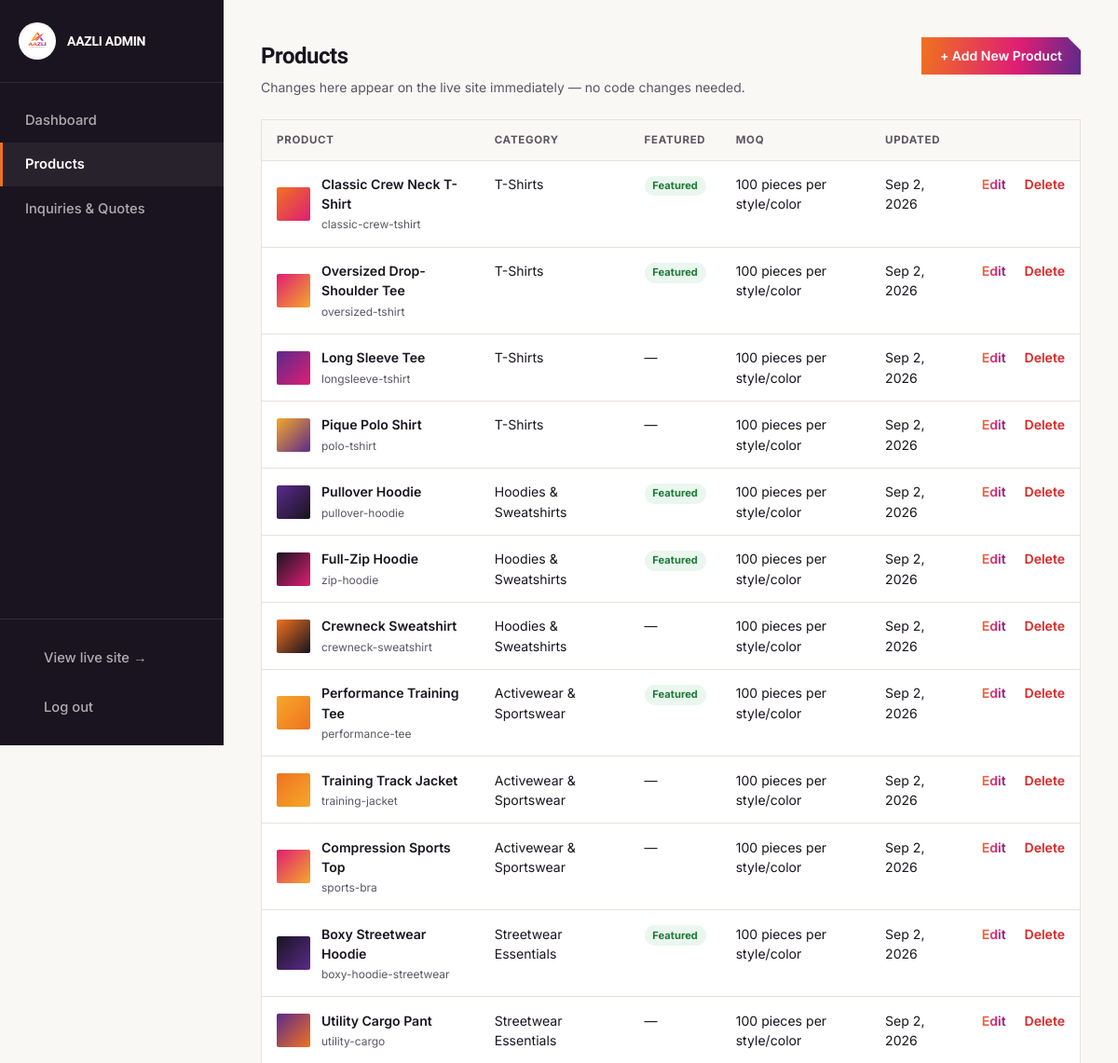
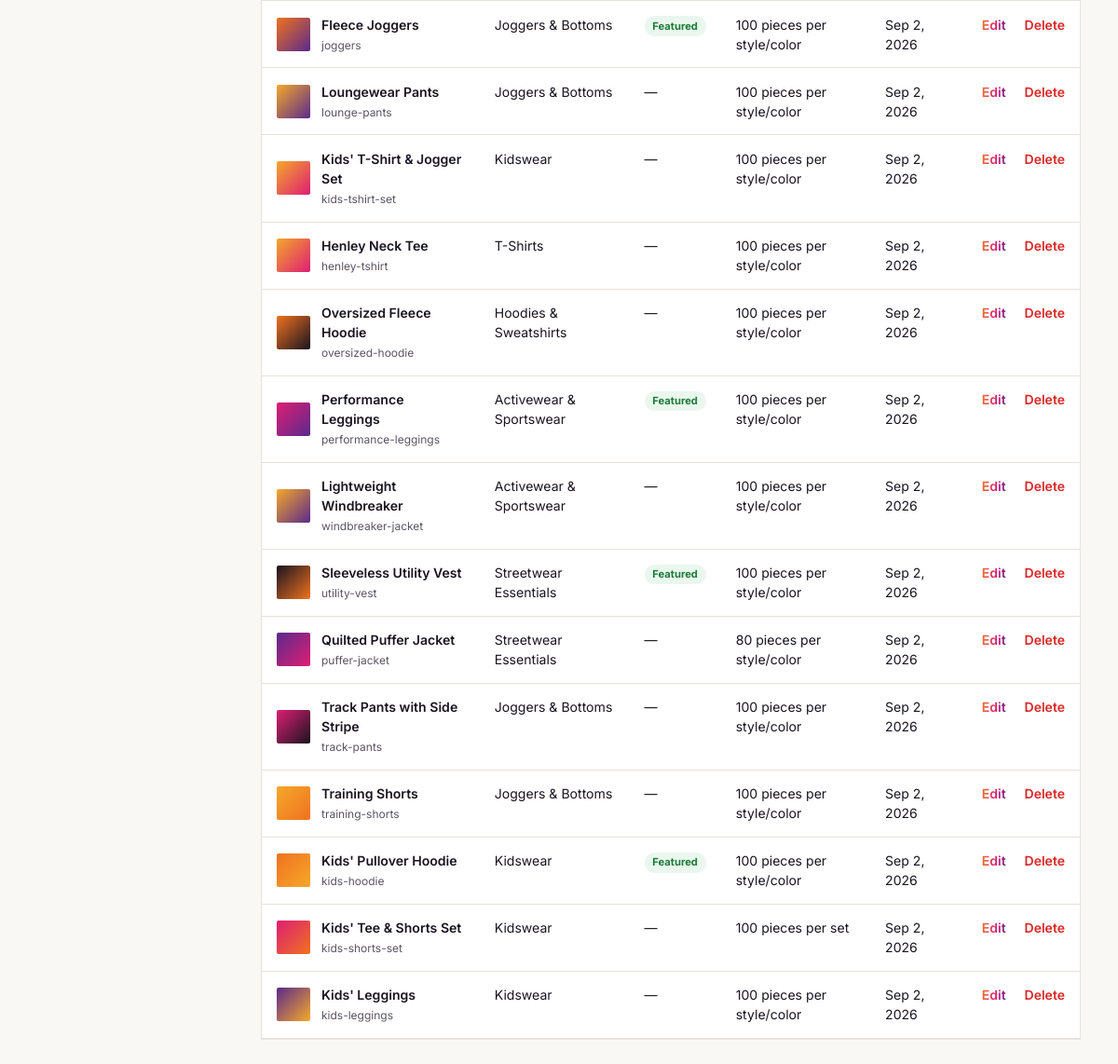
Screenshot of /admin/products.php (signed in) with the database file from the repository (2 pictures, top to bottom).
### tables this page shows
CREATE TABLE IF NOT EXISTS products (
  id INT AUTO_INCREMENT PRIMARY KEY,
  slug VARCHAR(120) UNIQUE NOT NULL,
  name VARCHAR(150) NOT NULL,
  category VARCHAR(100) NOT NULL,
  category_slug VARCHAR(50) NOT NULL,
  featured TINYINT(1) NOT NULL DEFAULT 0,
  swatch_from VARCHAR(20) NOT NULL DEFAULT '#F0721F',
  swatch_to VARCHAR(20) NOT NULL DEFAULT '#DE1E74',
  short_desc VARCHAR(300),
  description TEXT,
  material VARCHAR(200),
  sizes VARCHAR(100),
  moq VARCHAR(100),
  lead_time VARCHAR(100),
  features TEXT,           
  customization TEXT,      
  created_at TIMESTAMP DEFAULT CURRENT_TIMESTAMP,
  updated_at TIMESTAMP DEFAULT CURRENT_TIMESTAMP ON UPDATE CURRENT_TIMESTAMP
);

### admin/products.php (the view, shortened to what this page needs)
<?php
require __DIR__ . '/auth.php';
$products = $pdo->query("SELECT * FROM products ORDER BY created_at DESC")->fetchAll(PDO::FETCH_ASSOC);
$activeNav = 'products';
include __DIR__ . '/_layout_top.php';
?>
<div class="flex items-center justify-between mb-1">
  <h1 class="font-display text-2xl font-bold">Products</h1>
  <a href="product-edit.php" class="btn-grad !py-2.5 !px-5 !text-sm">+ Add New Product</a>
</div>
<p class="text-sm text-[var(--slate)] mb-6">Changes here appear on the live site immediately — no code changes needed.</p>
<div class="overflow-x-auto border border-[var(--line)]">
  <table class="admin-table">
    <thead><tr><th>Product</th><th>Category</th><th>Featured</th><th>MOQ</th><th>Updated</th><th></th></tr></thead>
    <tbody>
      <?php foreach ($products as $p): ?>
        <tr>
          <td>
            <div class="flex items-center gap-3">
              <span class="w-9 h-9 shrink-0 rounded-sm" style="background:linear-gradient(135deg,<?= htmlspecialchars($p['swatch_from']) ?>,<?= htmlspecialchars($p['swatch_to']) ?>)"></span>
              <div><span class="font-semibold"><?= htmlspecialchars($p['name']) ?></span><br><span class="text-xs text-[var(--slate)]"><?= htmlspecialchars($p['slug']) ?></span></div>
            </div>
          </td>
          <td><?= htmlspecialchars($p['category']) ?></td>
          <td><?= $p['featured'] ? '<span class="badge badge-reviewed">Featured</span>' : '—' ?></td>
          <td><?= htmlspecialchars($p['moq']) ?></td>
          <td><?= htmlspecialchars(date('M j, Y', strtotime($p['updated_at']))) ?></td>
          <td class="whitespace-nowrap">
            <a href="product-edit.php?id=<?= $p['id'] ?>" class="text-sm font-semibold grad-text mr-4">Edit</a>
            <a href="products.php?delete=<?= $p['id'] ?>" onclick="return confirm('Delete this product? This cannot be undone.')" class="text-sm font-semibold text-red-600">Delete</a>
          </td>
        </tr>
      <?php endforeach; ?>
    </tbody>
  </table>
</div>
<?php include __DIR__ . '/_layout_bottom.php'; ?>

### admin/_layout_top.php (shortened to what this page needs)
<?php
$activeNav = $activeNav ?? '';
function navClass($key, $active) { return $key === $active ? 'active' : ''; }
?>
<!DOCTYPE html>
<html lang="en">
<head>
<script src="https://cdn.tailwindcss.com"></script>
<link rel="stylesheet" href="../css/style.css" />
<link rel="stylesheet" href="admin.css" />
</head>
<body>
<div class="admin-shell">
  <aside class="admin-sidebar">
    <div class="flex items-center gap-3 px-5 py-6 border-b border-white/10">
      <img src="../assets/aazli-logo.jpeg" alt="AAZLI Industries" class="h-10 w-10 rounded-full object-cover" />
      <span class="font-display font-bold text-sm">AAZLI ADMIN</span>
    </div>
    <nav class="flex-1 py-4">
      <a href="index.php" class="<?= navClass('dashboard', $activeNav) ?>">Dashboard</a>
      <a href="products.php" class="<?= navClass('products', $activeNav) ?>">Products</a>
      <a href="inquiries.php" class="<?= navClass('inquiries', $activeNav) ?>">Inquiries &amp; Quotes</a>
    </nav>
    <div class="px-5 py-5 border-t border-white/10 flex flex-col gap-3">
      <a href="../index.html" target="_blank" class="text-xs text-white/50 hover:text-white">View live site &rarr;</a>
      <a href="logout.php" class="text-xs text-white/50 hover:text-white">Log out</a>
    </div>
  </aside>
  <main class="admin-main">

### admin/_layout_bottom.php
  </main>
</div>
</body>
</html>

### css/style.css (style rules this page uses)
:root { --ink:#19141F; --charcoal:#2B2433; --slate:#5B5563; --line:#E7E2DC; --paper:#FAF8F5; --white:#FFFFFF; --orange:#F0721F; --gold:#F5A82A; --magenta:#DE1E74; --purple:#5B2A8C; --grad: linear-gradient(100deg, var(--orange) 0%, var(--magenta) 60%, var(--purple) 100%); }
* { box-sizing:border-box; }
html { scroll-behavior:smooth; }
body { font-family:'Inter', sans-serif; color:var(--ink); background:var(--paper); -webkit-font-smoothing:antialiased; }
.font-display { font-family:'Sora', sans-serif; }
h1,h2,h3,h4,.font-display { font-family:'Sora', sans-serif; letter-spacing:-0.02em; }
.grad-text { background:var(--grad); -webkit-background-clip:text; background-clip:text; color:transparent; }
.btn-grad { display:inline-flex;align-items:center;gap:.5rem; background:var(--grad); color:#fff; padding:.9rem 1.7rem;font-weight:600;font-size:.95rem; clip-path: polygon(0 0, calc(100% - 14px) 0, 100% 14px, 100% 100%, 0 100%); transition:transform .18s ease, filter .18s ease; }

### admin/admin.css (style rules this page uses)
body { background: var(--paper); }
.admin-shell { display: flex; min-height: 100vh; }
.admin-sidebar { width: 240px; flex-shrink: 0; background: var(--ink); color: #fff; display: flex; flex-direction: column; position: sticky; top: 0; height: 100vh; }
.admin-sidebar a { display: flex; align-items: center; gap: .6rem; padding: .8rem 1.5rem; color: rgba(255,255,255,.65); font-size: .92rem; font-weight: 500; border-left: 3px solid transparent; }
.admin-sidebar a.active { color: #fff; border-left-color: var(--orange); background: rgba(255,255,255,.06); font-weight: 600; }
.admin-main { flex: 1; min-width: 0; padding: 2.5rem; }
.admin-table { width: 100%; border-collapse: collapse; background: #fff; }
.admin-table th { text-align: left; font-size: .72rem; text-transform: uppercase; letter-spacing: .06em; color: var(--slate); padding: .8rem 1rem; border-bottom: 1px solid var(--line); background: var(--paper); }
.admin-table td { padding: .9rem 1rem; border-bottom: 1px solid var(--line); font-size: .88rem; vertical-align: top; }
.badge { display:inline-block; font-size:.7rem; font-weight:700; padding:.15rem .55rem; border-radius:99px; }
.badge-reviewed { background:#EAF7EE; color:#1E7A38; }

### rows the page displays
products: name "Classic Crew Neck T-Shirt", slug "classic-crew-tshirt", category "T-Shirts", featured "Featured", moq "100 pieces per style/color", updated_at "Sep 2, 2026"
products: name "Oversized Drop-Shoulder Tee", slug "oversized-tshirt", category "T-Shirts", featured "Featured", moq "100 pieces per style/color", updated_at "Sep 2, 2026"
products: name "Long Sleeve Tee", slug "longsleeve-tshirt", category "T-Shirts", moq "100 pieces per style/color", updated_at "Sep 2, 2026"
products: name "Pique Polo Shirt", slug "polo-tshirt", category "T-Shirts", moq "100 pieces per style/color", updated_at "Sep 2, 2026"
products: name "Pullover Hoodie", slug "pullover-hoodie", category "Hoodies & Sweatshirts", featured "Featured", moq "100 pieces per style/color", updated_at "Sep 2, 2026"
products: name "Full-Zip Hoodie", slug "zip-hoodie", category "Hoodies & Sweatshirts", featured "Featured", moq "100 pieces per style/color", updated_at "Sep 2, 2026"
products: name "Crewneck Sweatshirt", slug "crewneck-sweatshirt", category "Hoodies & Sweatshirts", moq "100 pieces per style/color", updated_at "Sep 2, 2026"
products: name "Performance Training Tee", slug "performance-tee", category "Activewear & Sportswear", featured "Featured", moq "100 pieces per style/color", updated_at "Sep 2, 2026"
products: name "Training Track Jacket", slug "training-jacket", category "Activewear & Sportswear", moq "100 pieces per style/color", updated_at "Sep 2, 2026"
products: name "Compression Sports Top", slug "sports-bra", category "Activewear & Sportswear", moq "100 pieces per style/color", updated_at "Sep 2, 2026"
products: name "Boxy Streetwear Hoodie", slug "boxy-hoodie-streetwear", category "Streetwear Essentials", featured "Featured", moq "100 pieces per style/color", updated_at "Sep 2, 2026"
products: name "Utility Cargo Pant", slug "utility-cargo", category "Streetwear Essentials", moq "100 pieces per style/color", updated_at "Sep 2, 2026"
products: name "Fleece Joggers", slug "joggers", category "Joggers & Bottoms", featured "Featured", moq "100 pieces per style/color", updated_at "Sep 2, 2026"
products: name "Loungewear Pants", slug "lounge-pants", category "Joggers & Bottoms", moq "100 pieces per style/color", updated_at "Sep 2, 2026"
products: name "Kids' T-Shirt & Jogger Set", slug "kids-tshirt-set", category "Kidswear", moq "100 pieces per style/color", updated_at "Sep 2, 2026"
products: name "Henley Neck Tee", slug "henley-tshirt", category "T-Shirts", moq "100 pieces per style/color", updated_at "Sep 2, 2026"
products: name "Oversized Fleece Hoodie", slug "oversized-hoodie", category "Hoodies & Sweatshirts", moq "100 pieces per style/color", updated_at "Sep 2, 2026"
products: name "Performance Leggings", slug "performance-leggings", category "Activewear & Sportswear", featured "Featured", moq "100 pieces per style/color", updated_at "Sep 2, 2026"
products: name "Lightweight Windbreaker", slug "windbreaker-jacket", category "Activewear & Sportswear", moq "100 pieces per style/color", updated_at "Sep 2, 2026"
products: name "Sleeveless Utility Vest", slug "utility-vest", category "Streetwear Essentials", featured "Featured", moq "100 pieces per style/color", updated_at "Sep 2, 2026"
products: name "Quilted Puffer Jacket", slug "puffer-jacket", category "Streetwear Essentials", moq "80 pieces per style/color", updated_at "Sep 2, 2026"
products: name "Track Pants with Side Stripe", slug "track-pants", category "Joggers & Bottoms", moq "100 pieces per style/color", updated_at "Sep 2, 2026"
products: name "Training Shorts", slug "training-shorts", category "Joggers & Bottoms", moq "100 pieces per style/color", updated_at "Sep 2, 2026"
products: name "Kids' Pullover Hoodie", slug "kids-hoodie", category "Kidswear", featured "Featured", moq "100 pieces per style/color", updated_at "Sep 2, 2026"
products: name "Kids' Tee & Shorts Set", slug "kids-shorts-set", category "Kidswear", moq "100 pieces per set", updated_at "Sep 2, 2026"
products: name "Kids' Leggings", slug "kids-leggings", category "Kidswear", moq "100 pieces per style/color", updated_at "Sep 2, 2026"
